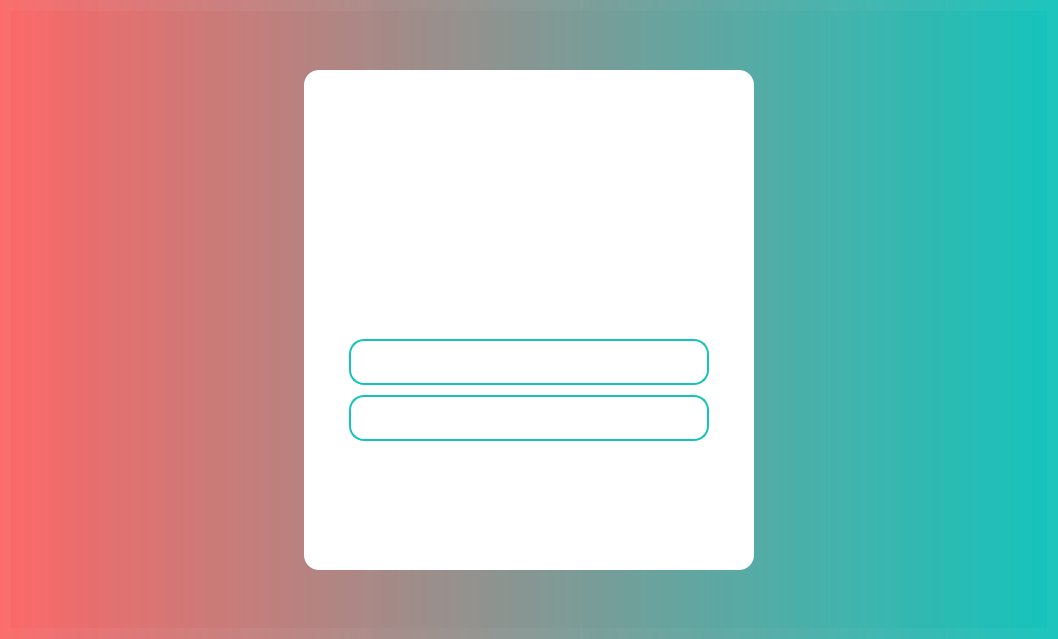
<?xml version="1.0" encoding="UTF-8"?>
<ui version="4.0">
 <class>Login</class>
 <widget class="QWidget" name="Login">
  <property name="geometry">
   <rect>
    <x>0</x>
    <y>0</y>
    <width>1058</width>
    <height>639</height>
   </rect>
  </property>
  <property name="maximumSize">
   <size>
    <width>167885</width>
    <height>167885</height>
   </size>
  </property>
  <property name="windowTitle">
   <string>Form</string>
  </property>
  <property name="styleSheet">
   <string notr="true">background-color: qlineargradient(spread:pad, x1:0, y1:0, x2:1, y2:0, stop:0 rgba(251,102,102, 200), stop:1 rgba(20,196,188, 210));
</string>
  </property>
  <layout class="QGridLayout" name="gridLayout_3">
   <item row="0" column="0">
    <widget class="QWidget" name="widget" native="true">
     <property name="styleSheet">
      <string notr="true">background-color: qlineargradient(spread:pad, x1:0, y1:0, x2:1, y2:0, stop:0 rgba(251,102,102, 200), stop:1 rgba(20,196,188, 210));
</string>
     </property>
     <layout class="QGridLayout" name="gridLayout_2">
      <item row="0" column="0">
       <layout class="QVBoxLayout" name="verticalLayout_4">
        <item>
         <spacer name="verticalSpacer">
          <property name="orientation">
           <enum>Qt::Vertical</enum>
          </property>
          <property name="sizeHint" stdset="0">
           <size>
            <width>20</width>
            <height>40</height>
           </size>
          </property>
         </spacer>
        </item>
        <item>
         <layout class="QHBoxLayout" name="horizontalLayout_5">
          <item>
           <spacer name="horizontalSpacer_5">
            <property name="orientation">
             <enum>Qt::Horizontal</enum>
            </property>
            <property name="sizeHint" stdset="0">
             <size>
              <width>40</width>
              <height>20</height>
             </size>
            </property>
           </spacer>
          </item>
          <item>
           <widget class="QWidget" name="widget_2" native="true">
            <property name="minimumSize">
             <size>
              <width>450</width>
              <height>500</height>
             </size>
            </property>
            <property name="maximumSize">
             <size>
              <width>450</width>
              <height>500</height>
             </size>
            </property>
            <property name="styleSheet">
             <string notr="true">color:#ffffff;
border-radius:15px;
background-color: rgb(255, 255, 255);</string>
            </property>
            <layout class="QGridLayout" name="gridLayout">
             <item row="0" column="0">
              <layout class="QVBoxLayout" name="verticalLayout_3">
               <property name="spacing">
                <number>30</number>
               </property>
               <property name="topMargin">
                <number>80</number>
               </property>
               <property name="bottomMargin">
                <number>50</number>
               </property>
               <item>
                <layout class="QVBoxLayout" name="verticalLayout_2">
                 <property name="spacing">
                  <number>10</number>
                 </property>
                 <item>
                  <layout class="QHBoxLayout" name="horizontalLayout_6" stretch="5,2,5">
                   <item>
                    <spacer name="horizontalSpacer_12">
                     <property name="orientation">
                      <enum>Qt::Horizontal</enum>
                     </property>
                     <property name="sizeHint" stdset="0">
                      <size>
                       <width>40</width>
                       <height>20</height>
                      </size>
                     </property>
                    </spacer>
                   </item>
                   <item>
                    <widget class="QLabel" name="label">
                     <property name="minimumSize">
                      <size>
                       <width>100</width>
                       <height>100</height>
                      </size>
                     </property>
                     <property name="maximumSize">
                      <size>
                       <width>160</width>
                       <height>160</height>
                      </size>
                     </property>
                     <property name="font">
                      <font>
                       <pointsize>20</pointsize>
                       <weight>75</weight>
                       <bold>true</bold>
                      </font>
                     </property>
                     <property name="styleSheet">
                      <string notr="true">color:#ffffff;
border-radius:15px;
border-image: url(:/image/login.png);</string>
                     </property>
                     <property name="text">
                      <string/>
                     </property>
                    </widget>
                   </item>
                   <item>
                    <spacer name="horizontalSpacer_3">
                     <property name="orientation">
                      <enum>Qt::Horizontal</enum>
                     </property>
                     <property name="sizeHint" stdset="0">
                      <size>
                       <width>40</width>
                       <height>20</height>
                      </size>
                     </property>
                    </spacer>
                   </item>
                  </layout>
                 </item>
                 <item>
                  <layout class="QHBoxLayout" name="horizontalLayout" stretch="1,10,1">
                   <item>
                    <spacer name="horizontalSpacer_2">
                     <property name="orientation">
                      <enum>Qt::Horizontal</enum>
                     </property>
                     <property name="sizeHint" stdset="0">
                      <size>
                       <width>40</width>
                       <height>20</height>
                      </size>
                     </property>
                    </spacer>
                   </item>
                   <item>
                    <widget class="QPushButton" name="pushButton_3">
                     <property name="sizePolicy">
                      <sizepolicy hsizetype="Preferred" vsizetype="Preferred">
                       <horstretch>0</horstretch>
                       <verstretch>0</verstretch>
                      </sizepolicy>
                     </property>
                     <property name="minimumSize">
                      <size>
                       <width>0</width>
                       <height>40</height>
                      </size>
                     </property>
                     <property name="styleSheet">
                      <string notr="true">QPushButton{font: 25 14pt '微软雅黑 Light';
color: rgb(255,255,255);
background-color: rgb(20,196,188);                               
border: none;border-radius:15px;}
                                
QPushButton:hover{background-color: rgb(22,218,208);}
                                
QPushButton:pressed{background-color: rgb(17,171,164);};</string>
                     </property>
                     <property name="text">
                      <string>  欢迎登录智能仓储系统  </string>
                     </property>
                    </widget>
                   </item>
                   <item>
                    <spacer name="horizontalSpacer_9">
                     <property name="orientation">
                      <enum>Qt::Horizontal</enum>
                     </property>
                     <property name="sizeHint" stdset="0">
                      <size>
                       <width>40</width>
                       <height>20</height>
                      </size>
                     </property>
                    </spacer>
                   </item>
                  </layout>
                 </item>
                </layout>
               </item>
               <item>
                <layout class="QHBoxLayout" name="horizontalLayout_2" stretch="1,10,1">
                 <property name="spacing">
                  <number>7</number>
                 </property>
                 <item>
                  <spacer name="horizontalSpacer_4">
                   <property name="orientation">
                    <enum>Qt::Horizontal</enum>
                   </property>
                   <property name="sizeHint" stdset="0">
                    <size>
                     <width>40</width>
                     <height>20</height>
                    </size>
                   </property>
                  </spacer>
                 </item>
                 <item>
                  <layout class="QVBoxLayout" name="verticalLayout" stretch="1,1">
                   <property name="spacing">
                    <number>10</number>
                   </property>
                   <item>
                    <layout class="QHBoxLayout" name="horizontalLayout_8">
                     <property name="spacing">
                      <number>0</number>
                     </property>
                     <item>
                      <widget class="QLineEdit" name="UserNuber">
                       <property name="sizePolicy">
                        <sizepolicy hsizetype="Preferred" vsizetype="Preferred">
                         <horstretch>0</horstretch>
                         <verstretch>0</verstretch>
                        </sizepolicy>
                       </property>
                       <property name="maximumSize">
                        <size>
                         <width>16777215</width>
                         <height>50</height>
                        </size>
                       </property>
                       <property name="font">
                        <font>
                         <family>微软雅黑 Light</family>
                         <pointsize>14</pointsize>
                         <weight>3</weight>
                         <italic>false</italic>
                         <bold>false</bold>
                        </font>
                       </property>
                       <property name="styleSheet">
                        <string notr="true">font: 25 14pt '微软雅黑 Light'; 
color: rgb(31,31,31);
padding-left:20px;
background-color: rgb(255, 255, 255);
border:2px solid rgb(20,196,188);border-radius:15px;
</string>
                       </property>
                       <property name="text">
                        <string/>
                       </property>
                      </widget>
                     </item>
                    </layout>
                   </item>
                   <item>
                    <layout class="QHBoxLayout" name="horizontalLayout_3">
                     <property name="spacing">
                      <number>0</number>
                     </property>
                     <item>
                      <widget class="QLineEdit" name="PassWord">
                       <property name="sizePolicy">
                        <sizepolicy hsizetype="Preferred" vsizetype="Preferred">
                         <horstretch>0</horstretch>
                         <verstretch>0</verstretch>
                        </sizepolicy>
                       </property>
                       <property name="maximumSize">
                        <size>
                         <width>16777215</width>
                         <height>50</height>
                        </size>
                       </property>
                       <property name="font">
                        <font>
                         <family>微软雅黑 Light</family>
                         <pointsize>14</pointsize>
                         <weight>3</weight>
                         <italic>false</italic>
                         <bold>false</bold>
                        </font>
                       </property>
                       <property name="styleSheet">
                        <string notr="true">font: 25 14pt '微软雅黑 Light'; 
color: rgb(31,31,31);
padding-left:20px;
background-color: rgb(255, 255, 255);
border:2px solid rgb(20,196,188);border-radius:15px;
</string>
                       </property>
                       <property name="text">
                        <string/>
                       </property>
                      </widget>
                     </item>
                    </layout>
                   </item>
                  </layout>
                 </item>
                 <item>
                  <spacer name="horizontalSpacer_13">
                   <property name="orientation">
                    <enum>Qt::Horizontal</enum>
                   </property>
                   <property name="sizeHint" stdset="0">
                    <size>
                     <width>40</width>
                     <height>20</height>
                    </size>
                   </property>
                  </spacer>
                 </item>
                </layout>
               </item>
               <item>
                <layout class="QHBoxLayout" name="horizontalLayout_4" stretch="1,10,1">
                 <property name="spacing">
                  <number>7</number>
                 </property>
                 <item>
                  <spacer name="horizontalSpacer_7">
                   <property name="orientation">
                    <enum>Qt::Horizontal</enum>
                   </property>
                   <property name="sizeHint" stdset="0">
                    <size>
                     <width>40</width>
                     <height>20</height>
                    </size>
                   </property>
                  </spacer>
                 </item>
                 <item>
                  <layout class="QHBoxLayout" name="horizontalLayout_9">
                   <item>
                    <widget class="QPushButton" name="loginButton">
                     <property name="sizePolicy">
                      <sizepolicy hsizetype="Preferred" vsizetype="Preferred">
                       <horstretch>0</horstretch>
                       <verstretch>0</verstretch>
                      </sizepolicy>
                     </property>
                     <property name="minimumSize">
                      <size>
                       <width>0</width>
                       <height>40</height>
                      </size>
                     </property>
                     <property name="maximumSize">
                      <size>
                       <width>16777215</width>
                       <height>40</height>
                      </size>
                     </property>
                     <property name="font">
                      <font>
                       <family>微软雅黑 Light</family>
                       <pointsize>14</pointsize>
                       <weight>3</weight>
                       <italic>false</italic>
                       <bold>false</bold>
                      </font>
                     </property>
                     <property name="styleSheet">
                      <string notr="true">QPushButton{font: 25 14pt '微软雅黑 Light';
color: rgb(255,255,255);
background-color: rgb(20,196,188);                               
border: none;border-radius:15px;}
                                
QPushButton:hover{background-color: rgb(22,218,208);}
                                
QPushButton:pressed{background-color: rgb(17,171,164);};
</string>
                     </property>
                     <property name="text">
                      <string>登陆</string>
                     </property>
                    </widget>
                   </item>
                  </layout>
                 </item>
                 <item>
                  <spacer name="horizontalSpacer">
                   <property name="orientation">
                    <enum>Qt::Horizontal</enum>
                   </property>
                   <property name="sizeHint" stdset="0">
                    <size>
                     <width>40</width>
                     <height>20</height>
                    </size>
                   </property>
                  </spacer>
                 </item>
                </layout>
               </item>
              </layout>
             </item>
            </layout>
           </widget>
          </item>
          <item>
           <spacer name="horizontalSpacer_6">
            <property name="orientation">
             <enum>Qt::Horizontal</enum>
            </property>
            <property name="sizeHint" stdset="0">
             <size>
              <width>40</width>
              <height>20</height>
             </size>
            </property>
           </spacer>
          </item>
         </layout>
        </item>
        <item>
         <spacer name="verticalSpacer_2">
          <property name="orientation">
           <enum>Qt::Vertical</enum>
          </property>
          <property name="sizeHint" stdset="0">
           <size>
            <width>20</width>
            <height>40</height>
           </size>
          </property>
         </spacer>
        </item>
       </layout>
      </item>
     </layout>
    </widget>
   </item>
  </layout>
 </widget>
 <tabstops>
  <tabstop>UserNuber</tabstop>
  <tabstop>PassWord</tabstop>
  <tabstop>loginButton</tabstop>
 </tabstops>
 <resources/>
 <connections/>
</ui>
